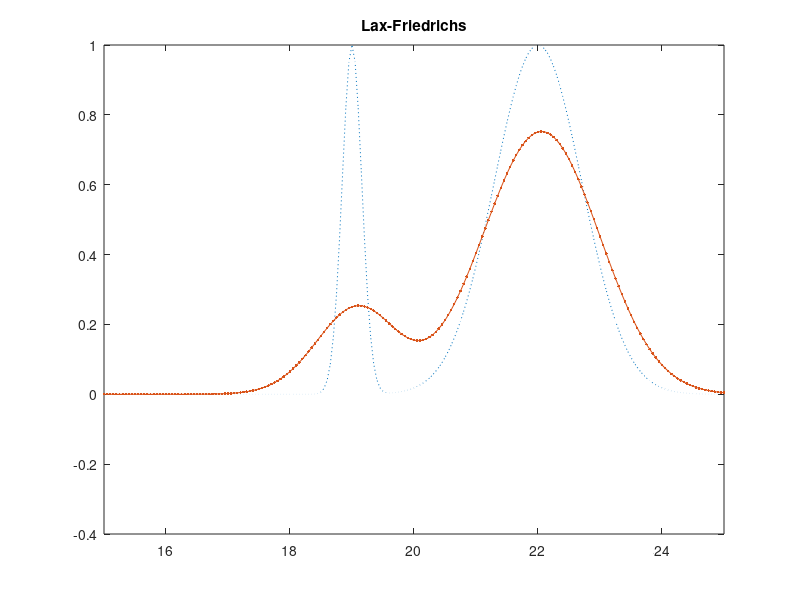

Reproduce this figure in MATLAB.
clc;clear;
x = [-2:0.05:25]';
y1 = exp(-20*(x-19).^2)+exp(-(x-22).^2);
y2 = exp(-20*(x-2).^2)+exp(-(x-5).^2);
plot(x,y1,':');
axis([15 25 -0.4 1]);
hold on;
A1 = diag(repmat([1],1,540),-1)+diag(repmat([1],1,540),1) ... 
    +diag(repmat([1],1,1),-540)+diag((repmat([1],1,1)),540);
A2 = diag(repmat([-1],1,540),-1)+diag(repmat([1],1,540),1) ... 
    +diag(repmat([1],1,1),-540)+diag((repmat([-1],1,1)),540);
A = 0.5.*A1-0.4.*A2;
for i = 0:0.04:17
    y2 = A*y2;
end
plot(x,y2,'.-');
title('Lax-Friedrichs')
hold off;